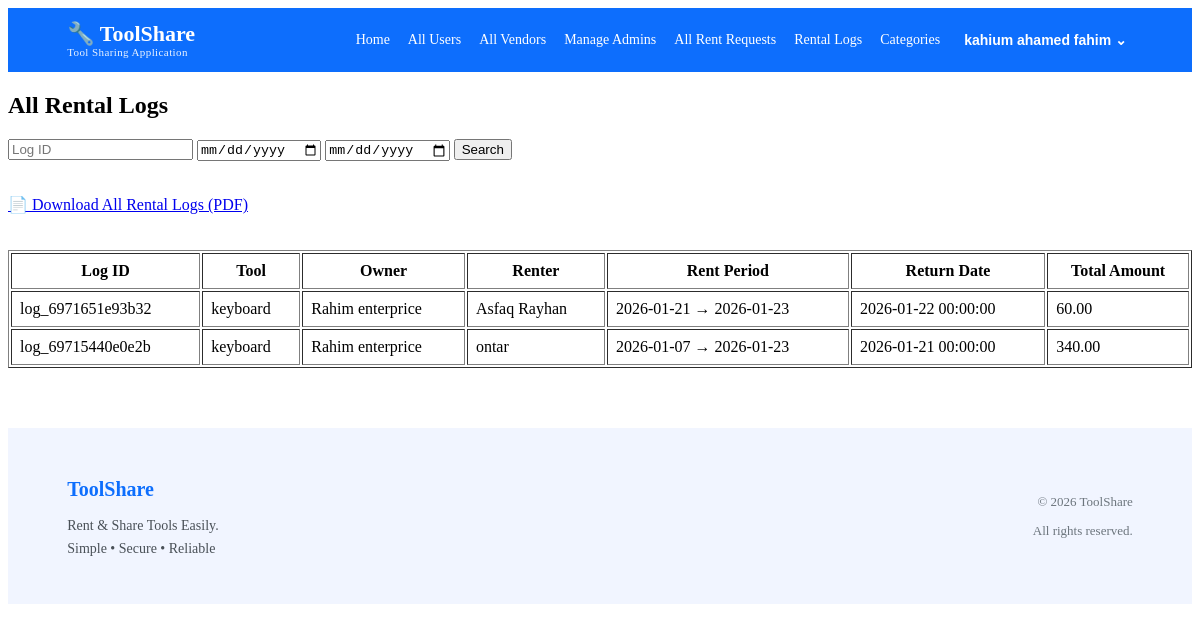
Screenshot of /public/index.php?url=rentalLog/admin (signed in) with the database file from the repository.
### tables this page shows
CREATE TABLE `rental_logs` (
  `id` varchar(50) NOT NULL,
  `rent_id` varchar(50) DEFAULT NULL,
  `tool_id` varchar(50) DEFAULT NULL,
  `tool_name` varchar(255) DEFAULT NULL,
  `owner_id` varchar(50) DEFAULT NULL,
  `owner_name` varchar(255) DEFAULT NULL,
  `renter_id` varchar(50) DEFAULT NULL,
  `renter_name` varchar(255) DEFAULT NULL,
  `rent_start_date` date DEFAULT NULL,
  `rent_end_date` date DEFAULT NULL,
  `return_confirmed_date` datetime DEFAULT NULL,
  `total_amount` decimal(10,2) DEFAULT NULL,
  `created_at` datetime DEFAULT current_timestamp()
);

CREATE TABLE `tools` (
  `id` varchar(36) NOT NULL,
  `user_id` varchar(36) NOT NULL,
  `category_id` varchar(36) NOT NULL,
  `name` varchar(150) NOT NULL,
  `description` text DEFAULT NULL,
  `price_per_day` decimal(10,2) NOT NULL,
  `quantity` int(11) NOT NULL,
  `location` varchar(150) DEFAULT NULL,
  `status` enum('AVAILABLE','RENTED','INACTIVE') DEFAULT 'AVAILABLE',
  `created_at` datetime DEFAULT current_timestamp()
);

CREATE TABLE `users` (
  `id` varchar(36) NOT NULL,
  `name` varchar(150) NOT NULL,
  `email` varchar(150) NOT NULL,
  `phone` varchar(20) NOT NULL,
  `nid_number` varchar(50) DEFAULT NULL,
  `password` varchar(255) NOT NULL,
  `profile_image` varchar(255) DEFAULT NULL,
  `role` enum('USER','VENDOR','ADMIN') NOT NULL,
  `status` enum('ACTIVE','INACTIVE','BLOCKED') DEFAULT 'ACTIVE',
  `shop_number` varchar(100) DEFAULT NULL,
  `business_card_no` varchar(100) DEFAULT NULL,
  `created_at` datetime DEFAULT current_timestamp()
);

### app/controllers/RentalLogController.php (called while the page is built, shortened)
<?php
require_once __DIR__ . '/../services/RentalLogService.php';
class RentalLogController
{
    private RentalLogService $logService;
    public function __construct()
    {
        $this->logService = new RentalLogService();
    }
    public function admin()
    {
        $currentUser = $_SESSION['user'] ?? null;
        $logs = $this->logService->getAllLogs($currentUser);
        require __DIR__ . '/../views/rentalLog/adminLogs.php';
    }
}

### app/core/Router.php (called while the page is built, shortened)
<?php
class Router
{
    public function run()
    {
        $url = $_GET['url'] ?? 'user/guestView';
        $parts = explode('/', trim($url, '/'));
        $methodName = $parts[1] ?? 'index';
        $controller = new $controllerName();
        $controller->$methodName();
    }
}

### public/index.php (called while the page is built, shortened)
<?php
require_once __DIR__ . '/../app/core/Router.php';
$router = new Router();
$router->run();

### config/Database.php (called while the page is built)
<?php
class Database
{
    private static $host = "localhost";
    private static $db   = "tool share application";
    private static $user = "root";
    private static $pass = "";
    public static function connect()
    {
        try {
            $pdo = new PDO(
                "mysql:host=" . self::$host . ";dbname=" . self::$db,
                self::$user,
                self::$pass
            );
            $pdo->setAttribute(PDO::ATTR_ERRMODE, PDO::ERRMODE_EXCEPTION);
            return $pdo;
        } catch (PDOException $e) {
            die("DB Connection Failed: " . $e->getMessage());
        }
    }
}

### app/libs/fpdf.php (called while the page is built, shortened)
<?php
class FPDF
{
protected $k;
protected $StdPageSizes;
function __construct($orientation='P', $unit='mm', $size='A4')
{
	if($unit=='pt')
		$this->k = 1;
	elseif($unit=='mm')
		$this->k = 72/25.4;
	elseif($unit=='cm')
		$this->k = 72/2.54;
	elseif($unit=='in')
		$this->k = 72;
	else
		$this->Error('Incorrect unit: '.$unit);
	$this->StdPageSizes = array('a3'=>array(841.89,1190.55), 'a4'=>array(595.28,841.89), 'a5'=>array(420.94,595.28),
		'letter'=>array(612,792), 'legal'=>array(612,1008));
	$size = $this->_getpagesize($size);
	$orientation = strtolower($orientation);
	if($orientation=='p' || $orientation=='portrait')
	{
		$this->DefOrientation = 'P';
		$this->w = $size[0];
		$this->h = $size[1];
	}
	elseif($orientation=='l' || $orientation=='landscape')
	{
		$this->DefOrientation = 'L';
		$this->w = $size[1];
		$this->h = $size[0];
	}
	else
		$this->Error('Incorrect orientation: '.$orientation);
	$margin = 28.35/$this->k;
}
protected function _getpagesize($size)
{
	if(is_string($size))
	{
		$size = strtolower($size);
		$a = $this->StdPageSizes[$size];
		return array($a[0]/$this->k, $a[1]/$this->k);
	}
	else
	{
		if($size[0]>$size[1])
			return array($size[1], $size[0]);
		else
			return $size;
	}
}
}
?>

### app/services/RentalLogService.php (called while the page is built, shortened)
<?php
require_once __DIR__ . '/../repositories/RentalLogRepository.php';
class RentalLogService
{
    private RentalLogRepository $logRepo;
    public function __construct()
    {
        $this->logRepo = new RentalLogRepository();
    }
    public function getAllLogs(array $currentUser): array
    {
        return $this->logRepo->getAll();
    }
}

### app/repositories/RentalLogRepository.php (called while the page is built, shortened)
<?php
require_once __DIR__ . '/../../config/Database.php';
class RentalLogRepository
{
    private PDO $db;
    public function __construct()
    {
        $this->db = Database::connect();
    }
    public function getAll(): array
{
    $sql = "
        SELECT
            rl.id,
            rl.rent_start_date,
            rl.rent_end_date,
            rl.return_confirmed_date,
            rl.total_amount,
            t.name AS tool_name,
            owner.name AS owner_name,
            renter.name AS renter_name
        FROM rental_logs rl
        JOIN tools t ON t.id = rl.tool_id
        JOIN users owner ON owner.id = rl.owner_id
        JOIN users renter ON renter.id = rl.renter_id
        ORDER BY rl.created_at DESC
    ";
    $stmt = $this->db->prepare($sql);
    $stmt->execute();
    return $stmt->fetchAll(PDO::FETCH_ASSOC);
}
}

### app/views/rentalLog/adminLogs.php (the view, shortened to what this page needs)
<?php
require_once __DIR__ . '/../layouts/header.php';
?>
<link rel="stylesheet" href="/final/tool-share-application/app/assets/css/header.css">
<link rel="stylesheet" href="/final/tool-share-application/app/assets/css/footer.css">
<link rel="stylesheet" href="/final/tool-share-application/app/assets/css/allrentallLog.csa">
<h2>All Rental Logs</h2>
<form method="get">
    <input type="text" name="log_id" placeholder="Log ID">
    <input type="date" name="from_date">
    <input type="date" name="to_date">
    <button type="submit">Search</button>
</form>
<div class="table-actions">
    <a href="?url=rentalLog/downloadAllPdf" class="btn btn-download">
        📄 Download All Rental Logs (PDF)
    </a>
</div>
<?php if (empty($logs)): ?>
    <p>No rental logs found.</p>
<?php else: ?>
<table border="1" width="100%" cellpadding="8">
    <thead>
        <tr>
            <th>Log ID</th>
            <th>Tool</th>
            <th>Owner</th>
            <th>Renter</th>
            <th>Rent Period</th>
            <th>Return Date</th>
            <th>Total Amount</th>
        </tr>
    </thead>
    <tbody>
    <?php foreach ($logs as $log): ?>
        <tr>
            <td><?= htmlspecialchars($log['id']) ?></td>
            <td><?= htmlspecialchars($log['tool_name']) ?></td>
            <td><?= htmlspecialchars($log['owner_name']) ?></td>
            <td><?= htmlspecialchars($log['renter_name']) ?></td>
            <td>
                <?= htmlspecialchars($log['rent_start_date']) ?>
                →
                <?= htmlspecialchars($log['rent_end_date']) ?>
            </td>
            <td><?= htmlspecialchars($log['return_confirmed_date']) ?></td>
            <td><?= htmlspecialchars($log['total_amount']) ?></td>
        </tr>
    <?php endforeach; ?>
    </tbody>
</table>
<?php endif; ?>
<?php require_once __DIR__ . '/../layouts/footer.php'; ?>

### rows the page displays
rental_logs: id "log_6971651e93b32", tool.name "keyboard", owner.name "Rahim enterprice", users.name "Asfaq Rayhan", rent_start_date "2026-01-21", rent_end_date "2026-01-23", return_confirmed_date "2026-01-22 00:00:00", total_amount "60.00"
rental_logs: id "log_69715440e0e2b", tool.name "keyboard", owner.name "Rahim enterprice", users.name "ontar", rent_start_date "2026-01-07", rent_end_date "2026-01-23", return_confirmed_date "2026-01-21 00:00:00", total_amount "340.00"

### other values shown
$_SESSION['user']['name'] "kahium ahamed fahim"
